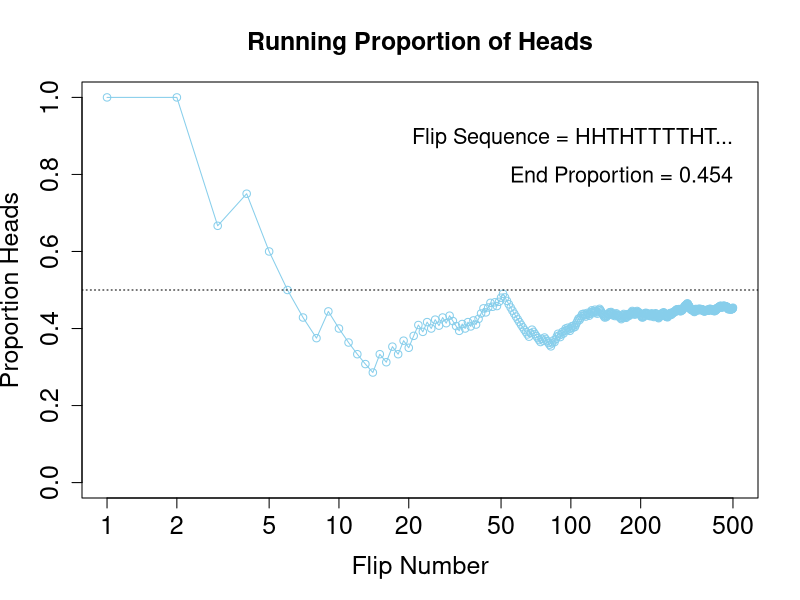
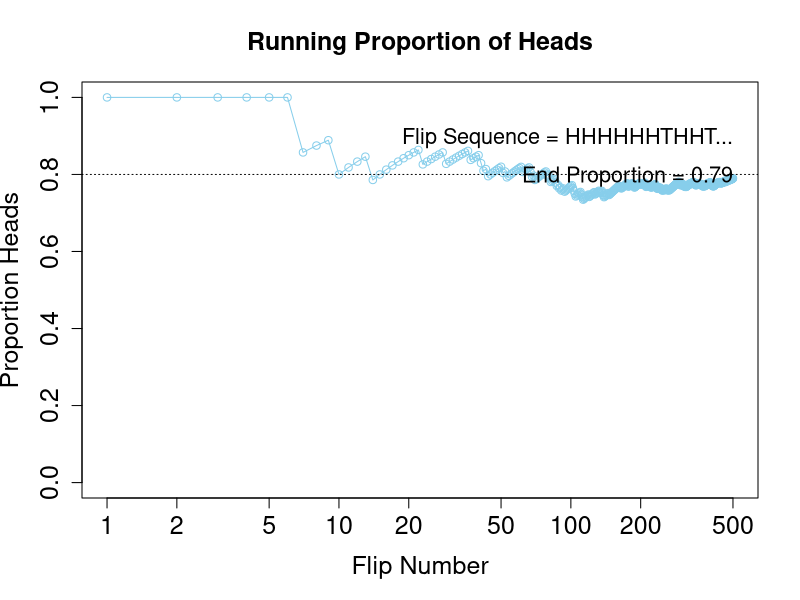
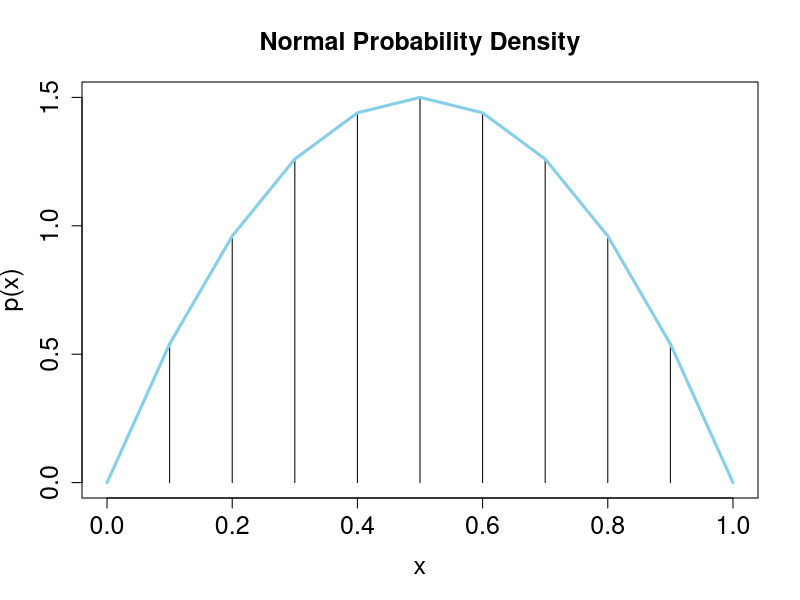
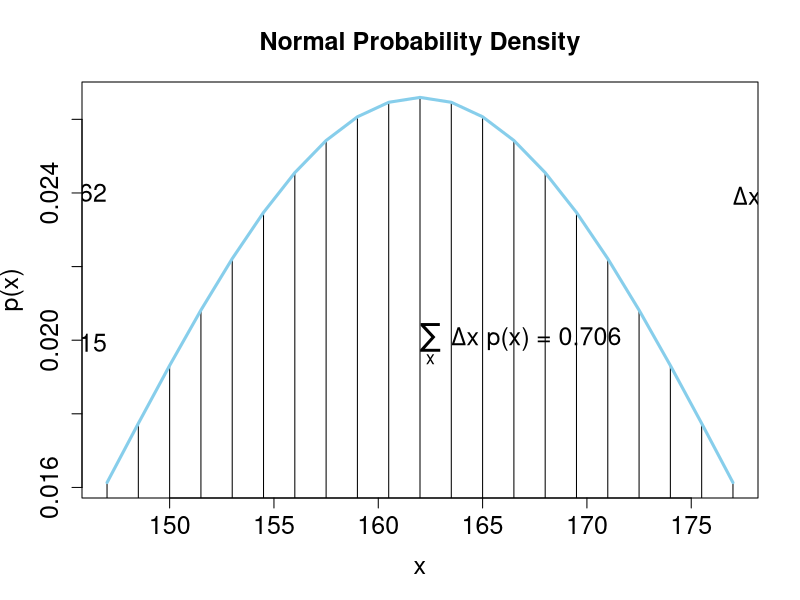

The R script that drew these images, in order:
## ---- chunk 1
show(HairEyeColor)
## ---- chunk 2
EyeHairFreq=apply(HairEyeColor, c("Eye","Hair"),sum)
show(EyeHairFreq)
## ---- chunk 3
EyeHairProp=EyeHairFreq/sum(EyeHairFreq)
show(round(EyeHairProp,2))
## ---- chunk 4
HairFreq=apply(HairEyeColor, c("Hair"),sum)
HairProp=HairFreq/sum(HairFreq)
show(round(HairProp,2))
## ---- chunk 5
EyeFreq=apply(HairEyeColor, c("Eye"),sum)
EyeProp=EyeFreq/sum(EyeFreq)
show(round(EyeProp,2))
## ---- chunk 6
EyeHairProp["Blue",]/EyeProp["Blue"]
## ---- chunk 7
EyeHairProp["Brown",]/EyeProp["Brown"]
## ---- chunk 8
EyeHairProp[,"Brown"]/HairProp["Brown"]
## ---- chunk 9
N = 500 
## ---- chunk 10
pHeads = 0.5 
## ---- chunk 11
flipSequence = sample( x=c(0,1), prob=c(1-pHeads,pHeads), size=N, replace=TRUE )
## ---- chunk 12
r = cumsum( flipSequence ) # Cumulative sum: Number of heads at each step.
n = 1:N                    # Number of flips at each step.
runProp = r / n            # Component by component division.
## ---- chunk 13
plot( n , runProp , type="o" , log="x" , col="skyblue" ,
      xlim=c(1,N) , ylim=c(0.0,1.0) , cex.axis=1.5 ,
      xlab="Flip Number" , ylab="Proportion Heads" , cex.lab=1.5 ,
      main="Running Proportion of Heads" , cex.main=1.5 )
#Plot a dotted horizontal reference line:

abline( h=pHeads , lty="dotted" )
# Display the beginning of the flip sequence:
flipLetters = paste( c("T","H")[flipSequence[1:10]+1] , collapse="" )
displayString = paste0( "Flip Sequence = " , flipLetters , "..." )
text( N , .9 , displayString , adj=c(1,0.5) , cex=1.3 )
# Display the relative frequency at the end of the sequence.
text( N , .8 , paste("End Proportion =",runProp[N]) , adj=c(1,0.5) , cex=1.3 )

## ---- chunk 14
N = 500 
## ---- chunk 15
pHeads = 0.8 
## ---- chunk 16
flipSequence = sample( x=c(0,1), prob=c(1-pHeads,pHeads), size=N, replace=TRUE )
## ---- chunk 17
r = cumsum( flipSequence ) # Cumulative sum: Number of heads at each step.
n = 1:N                    # Number of flips at each step.
runProp = r / n            # Component by component division.
## ---- chunk 18
plot( n , runProp , type="o" , log="x" , col="skyblue" ,
      xlim=c(1,N) , ylim=c(0.0,1.0) , cex.axis=1.5 ,
      xlab="Flip Number" , ylab="Proportion Heads" , cex.lab=1.5 ,
      main="Running Proportion of Heads" , cex.main=1.5 )
#Plot a dotted horizontal reference line:

abline( h=pHeads , lty="dotted" )
# Display the beginning of the flip sequence:
flipLetters = paste( c("T","H")[flipSequence[1:10]+1] , collapse="" )
displayString = paste0( "Flip Sequence = " , flipLetters , "..." )
text( N , .9 , displayString , adj=c(1,0.5) , cex=1.3 )
# Display the relative frequency at the end of the sequence.
text( N , .8 , paste("End Proportion =",runProp[N]) , adj=c(1,0.5) , cex=1.3 )

## ---- chunk 19
#source("DBDA2E-utilities.R")
# Graph of normal probability density function, with comb of intervals.
# meanval = 0.0               # Specify mean of distribution.
# sdval = 0.2                 # Specify standard deviation of distribution.
xlow  = 0 # Specify low end of x-axis.
xhigh = 1 # Specify high end of x-axis.
dx = 0.1               # Specify interval width on x-axis
# Specify comb of points along the x axis:
newx = seq( from = xlow , to = xhigh , by = dx )
# Compute y values, i.e., probability density at each value of x:
y = (6*newx)*(1-newx)#( 1/(sdval*sqrt(2*pi)) ) * exp( -.5 * ((x-meanval)/sdval)^2 )
# Plot the function. "plot" draws the intervals. "lines" draws the bell curve.
#openGraph(width=7,height=5)
plot( newx , y , type="h" , lwd=1 , cex.axis=1.5
  , xlab="x" , ylab="p(x)" , cex.lab=1.5 ,
	, main="Normal Probability Density" , cex.main=1.5 )
lines( newx , y , lwd=3 ,  col="skyblue" )
# Approximate the integral as the sum of width * height for each interval.
area = sum( dx * y )
# Display info in the graph.
# text( meanval-sdval , .9*max(y) , bquote( paste(mu ," = " ,.(meanval)) )
#       , adj=c(1,.5) , cex=1.5 )
# text( meanval-sdval , .75*max(y) , bquote( paste(sigma ," = " ,.(sdval)) )
#       , adj=c(1,.5) , cex=1.5 )
# text( meanval+sdval , .9*max(y) , bquote( paste(Delta , "x = " ,.(dx)) )
#       , adj=c(0,.5) , cex=1.5 )
# text( meanval+sdval , .75*max(y) ,
#       bquote(
#         paste( sum(,x,) , " " , Delta , "x p(x) = " , .(signif(area,3)) )
#       ) , adj=c(0,.5) , cex=1.5 )

## ---- chunk 20
# Graph of normal probability density function, with comb of intervals.
meanval = 162               # Specify mean of distribution.
sdval = 15               # Specify standard deviation of distribution.
xlow  = meanval - sdval # Specify low end of x-axis.
xhigh = meanval + sdval # Specify high end of x-axis.
dx = sdval/10               # Specify interval width on x-axis
# Specify comb of points along the x axis:
x = seq( from = xlow , to = xhigh , by = dx )
# Compute y values, i.e., probability density at each value of x:
y = ( 1/(sdval*sqrt(2*pi)) ) * exp( -.5 * ((x-meanval)/sdval)^2 )
# Plot the function. "plot" draws the intervals. "lines" draws the bell curve.
#openGraph(width=7,height=5)
plot( x , y , type="h" , lwd=1 , cex.axis=1.5
  , xlab="x" , ylab="p(x)" , cex.lab=1.5 ,
	, main="Normal Probability Density" , cex.main=1.5 )
lines( x , y , lwd=3 ,  col="skyblue" )
# Approximate the integral as the sum of width * height for each interval.
area = sum( dx * y )
# Display info in the graph.
text( meanval-sdval , .9*max(y) , bquote( paste(mu ," = " ,.(meanval)) )
      , adj=c(1,.5) , cex=1.5 )
text( meanval-sdval , .75*max(y) , bquote( paste(sigma ," = " ,.(sdval)) )
      , adj=c(1,.5) , cex=1.5 )
text( meanval+sdval , .9*max(y) , bquote( paste(Delta , "x = " ,.(dx)) )
      , adj=c(0,.5) , cex=1.5 )
text( meanval , .75*max(y) ,
      bquote(
        paste( sum(,x,) , " " , Delta , "x p(x) = " , .(signif(area,3)) )
      ) , adj=c(0,.5) , cex=1.5 )
# Save the plot to an EPS file.
#saveGraph( file = "IntegralOfDensity" , type="eps" )

